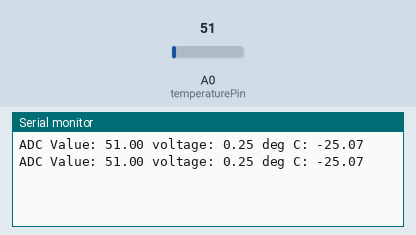
A sketch run on a simulated Arduino Uno, built with avr-gcc and run on an emulated ATmega328P. Shown: the last lines printed to the serial monitor. Inputs (shaded band) come from the test bench; at power-on: A0 (temperaturePin) = 51.

Above: at 1.8 s.
1.9 s: A0 (temperaturePin) set to 61
At 2.7 s:
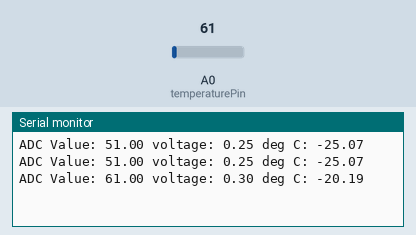
3.4 s: A0 (temperaturePin) set to 71
At 4.4 s:
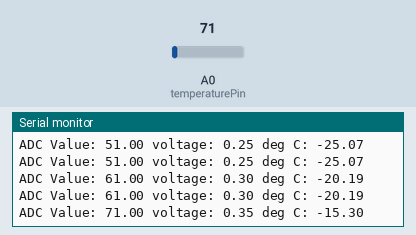
Timing chart, 0 to 6.4 s (numbered marks = the images above; inputs shaded):
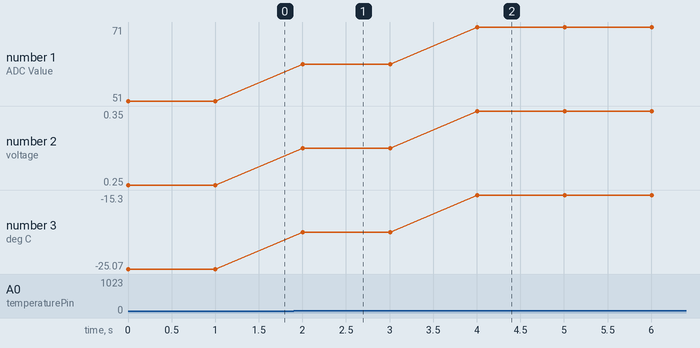

The sketch:

sketch_mar01a.ino
```cpp
  const int temperaturePin = 0;
  float adcValue;
  float voltage;
  float degreesC;
void setup()
{
  Serial.begin(9600);
}
void loop()
{
    adcValue = analogRead(temperaturePin);
    voltage = (adcValue*5)/1023;
    degreesC = 100*voltage - 50;
    Serial.print("ADC Value: ");
    Serial.print(adcValue);
    Serial.print(" voltage: ");
    Serial.print(voltage);
    Serial.print(" deg C: ");
    Serial.println(degreesC);
    delay(1000);
}
```

Measured:
- after the input at 1.9 s, the serial monitor: prints a new line after 0.10 s (image 1)
- after the input at 3.4 s, the serial monitor: prints a new line after 0.61 s (image 2)
- plotted number 1: 51 → 61 after the input at 1.9 s, 61 → 71 after the input at 3.4 s
- plotted number 2: 0.25 → 0.3 after the input at 1.9 s, 0.3 → 0.35 after the input at 3.4 s
- plotted number 3: -25.07 → -20.19 after the input at 1.9 s, -20.19 → -15.3 after the input at 3.4 s
